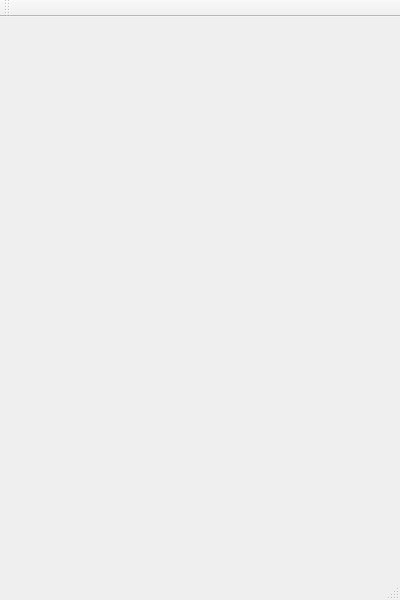
<?xml version="1.0" encoding="UTF-8"?>
<ui version="4.0">
 <class>MainWindowClass</class>
 <widget class="QMainWindow" name="MainWindowClass">
  <property name="geometry">
   <rect>
    <x>0</x>
    <y>0</y>
    <width>400</width>
    <height>600</height>
   </rect>
  </property>
  <property name="windowTitle">
   <string>TinyChat</string>
  </property>
  <property name="windowIcon">
   <iconset resource="Resource.qrc">
    <normaloff>:/icon/res/bitbug_favicon.ico</normaloff>:/icon/res/bitbug_favicon.ico</iconset>
  </property>
  <widget class="QWidget" name="centralWidget"/>
  <widget class="QMenuBar" name="menuBar">
   <property name="geometry">
    <rect>
     <x>0</x>
     <y>0</y>
     <width>400</width>
     <height>20</height>
    </rect>
   </property>
  </widget>
  <widget class="QToolBar" name="mainToolBar">
   <attribute name="toolBarArea">
    <enum>TopToolBarArea</enum>
   </attribute>
   <attribute name="toolBarBreak">
    <bool>false</bool>
   </attribute>
  </widget>
  <widget class="QStatusBar" name="statusBar"/>
 </widget>
 <layoutdefault spacing="6" margin="11"/>
 <resources>
  <include location="Resource.qrc"/>
 </resources>
 <connections/>
</ui>
